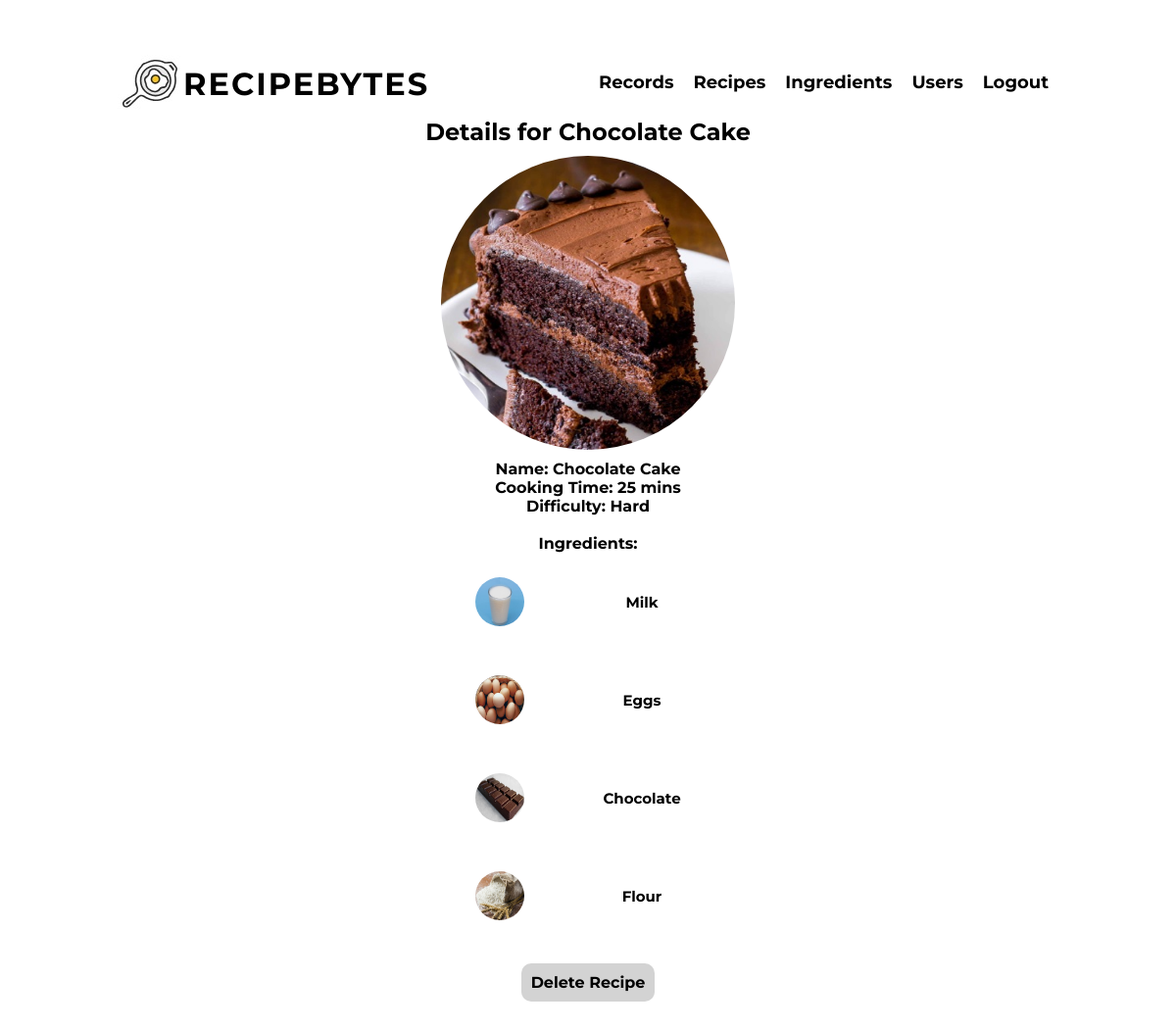
Screenshot of /recipes/4 (signed in) with the database file from the repository.
### recipes/models.py (models this page shows, shortened)
class Recipe(models.Model):
    name=models.CharField(max_length=120)
    ingredients=models.ManyToManyField(Ingredient)
    cooking_time=models.PositiveIntegerField(help_text='in minutes')
    difficulty= models.CharField(max_length=12, choices=difficulty_choices, default='easy')
    pic=models.ImageField(upload_to='recipes', default='no_picture.jpg')
    def get_absolute_url(self):
        return reverse ('recipes:detail', kwargs={'pk': self.pk})
    def calc_difficulty(self):
        if self.cooking_time < 10 and self.ingredients.count() < 4:
            self.difficulty = "Easy"
        elif (
            self.cooking_time < 10 and self.ingredients.count() >= 4
        ):
            self.difficulty = "Medium"
        elif (
            self.cooking_time >= 10 and self.ingredients.count() < 4
        ):
            self.difficulty = "Intermediate"
        elif (
            self.cooking_time >= 10 and self.ingredients.count() >= 4
        ):
            self.difficulty = "Hard"
        return self.difficulty

### ingredients/models.py (models this page shows)
class Ingredient(models.Model):
    name=models.CharField(max_length=120)
    pic=models.ImageField(upload_to='ingredients', default='no_picture.jpg')
    def __str__(self):
        return str(self.name)

### recipes/views.py (the view)
# urls.py: path('recipes/<pk>', RecipeDetailView.as_view(), name='detail'),
class RecipeDetailView(LoginRequiredMixin, DetailView):
   model = Recipe
   template_name = 'recipes/detail.html'

### recipes/templates/recipes/detail.html (shortened to what this page needs)
{% load static %}
<!DOCTYPE html>
<html>
  <link rel="stylesheet" href="{% static 'recipes/css/detail.css' %}" />
  <div class="detail">
    <div class="header" width="50" color="green">
      <a href="{% url 'recipes:home' %}" class="header_logo">
        <img src="{% static 'recipes/images/icon.jpg' %}" alt="logo" />
        RECIPEBYTES</a
      >
      <nav>
        <a href="{% url 'recipes:records' %}">
          <div class="header_option" href="">Records</div>
        </a>
        <a href="{% url 'recipes:list' %}">
          <div class="header_option" href="">Recipes</div>
        </a>
        <a href="{% url 'ingredients:list' %}">
          <div class="header_option" href="">Ingredients</div>
        </a>
        <a href="{% url 'users:list' %}">
          <div class="header_option" href="">Users</div>
        </a>
        <a href="{% url 'logout' %}">
          <div class="header_option" href="">Logout</div>
        </a>
      </nav>
    </div>
    <h2>Details for {{object.name}}</h2>
    <img class="detail_portrait" src="{{object.pic.url}}" />
    <div><b>Name: </b> {{object.name}}</div>
    <div><b>Cooking Time: </b> {{object.cooking_time}} mins<br /></div>
    <div><b>Difficulty: </b> {{object.calc_difficulty}} <br /></div>
    <br />
    <div>
      <b>Ingredients: </b>
    </div>
    {% for ingredient in object.ingredients.all %}
    <div class="detail_option">
      <div class="detail_optionImage"><img src="{{ingredient.pic.url}}" /></div>
      <div class="detail_optionName">
        <b>{{ingredient}}</b>
      </div>
    </div>
    {% endfor %}<br />
    <a href="{{object.get_absolute_url}}/delete">
      <div class="delete">Delete Recipe</div>
    </a>
  </div>
</html>

### recipes/static/recipes/css/detail.css (style rules this page uses)
* { margin: 0; padding: 0; box-sizing: border-box; }
:root { font-family: "Montserrat", sans-serif; color: black; font-size: 16px; font-weight: 700; text-decoration: none; }
a, a:hover, a:visited { color: inherit; font-weight: 700; text-decoration: none; cursor: pointer; }
nav { display: flex; height: 100%; }
.header { width: 100%; height: 70px; display: flex; justify-content: center; align-items: center; justify-content: space-between; }
.header_logo { display: flex; justify-content: center; align-items: center; font-size: 32px; letter-spacing: 2px; height: 100%; }
.header_option { display: flex; justify-content: center; align-items: center; font-size: 18px; height: 100%; width: fit-content; border-bottom: solid 3px transparent; padding: 0 10px; }
.detail { display: flex; flex-direction: column; align-items: center; width: 80%; max-width: 1230px; padding: 50px 0; height: max-content; }
.detail_portrait { display: flex; justify-content: center; align-items: center; width: 300px; height: 300px; border-radius: 250px; overflow: hidden; margin: 10px; }
.detail_option { display: flex; border-radius: 20px; padding: 5px; width: 300px; margin: 10px; }
.detail_optionImage { display: flex; justify-content: center; align-items: center; flex: 1; padding: 10px; }
.detail_optionImage > img { width: 50px; height: 50px; border-radius: 50%; }
.detail_optionName { display: flex; justify-content: center; align-items: center; flex: 2; font-size: 15px; }
.delete { border-radius: 10px; padding: 10px; background-color: lightgrey; }

### rows the page displays
Recipe: name "Chocolate Cake", pic (picture), cooking_time "25", calc_difficulty "Hard"
Ingredient: pic (picture), name "Milk"
Ingredient: pic (picture), name "Eggs"
Ingredient: pic (picture), name "Chocolate"
Ingredient: pic (picture), name "Flour"
